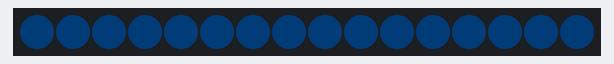
This sketch was run on a simulated Arduino Uno, built with avr-gcc and run on an emulated ATmega328P. On the bench: 16 RGB LEDs in strip order, left to right. Dim RGB values are drawn brighter than linear; the local clock reads 2024-03-15 10:24:30 at power-on unless the sketch sets it.

Above: at 0.1 s.
At 5.1 s:
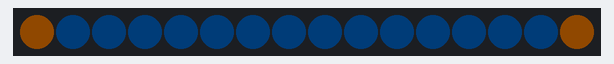
At 5.6 s:
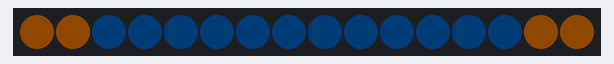
At 6.6 s:
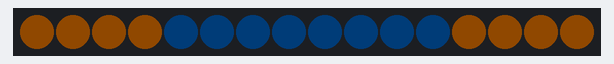
At 7.6 s:
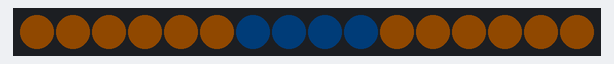
At 8.6 s:
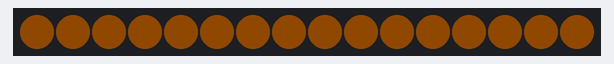

The sketch:

Gro-Clock.ino
```cpp
#include <Time.h>
#include <Wire.h>
#include <DS1307RTC.h>
#include <TimeAlarms.h>
#include <FastLED.h>

#define NUM_LEDS 16
#define DATA_PIN 2

CRGB leds[NUM_LEDS];
CRGB OffColour = CRGB(0, 1, 2);
CRGB OnColour = CRGB(16, 8, 0);;

void setup()
{
  //Create a time struct with the alarm time
  tmElements_t tm;
  tm.Hour = 7;
  tm.Minute = 0;
  tm.Second = 0;

  // Get the time from the rtc
  setSyncProvider(RTC.get);

  // Initialise the LEDs in the ring
  FastLED.addLeds<NEOPIXEL, DATA_PIN>(leds, NUM_LEDS);

  //Used to test by setting the time to now + 5 seconds
  RTC.read(tm);
  tm.Second += 5;

  //Create an alarm for the morning
  Alarm.alarmOnce(tm.Hour, tm.Minute, tm.Second, LightsOn);

  //Create an alarm an hour later to turn the lights off again
  Alarm.alarmOnce(tm.Hour + 1, tm.Minute, tm.Second, LightsOff);

  // Set the initial colour of the LED's
  LightsOff();
}

void loop()
{
  // Alarm.delay has to be called occasionally to make the alarms work
  Alarm.delay(500);
}

//Create a sunrise style effect
void LightsOn()
{
  for(int i = 0; i < NUM_LEDS / 2; i += 1)
  {
    leds[i] = OnColour;
    leds[NUM_LEDS - i - 1] = OnColour;

    FastLED.show();
    Alarm.delay(500);
  }
}

//Set the LED's all to the off colour
void LightsOff()
{
  for(int i = 0; i < NUM_LEDS; i += 1)
    leds[i] = CRGB(0, 1, 2);

  FastLED.show();
}
```

Measured:
- what the display in image 1 shows lasts 0.5 s, from 5.0 s to 5.5 s
